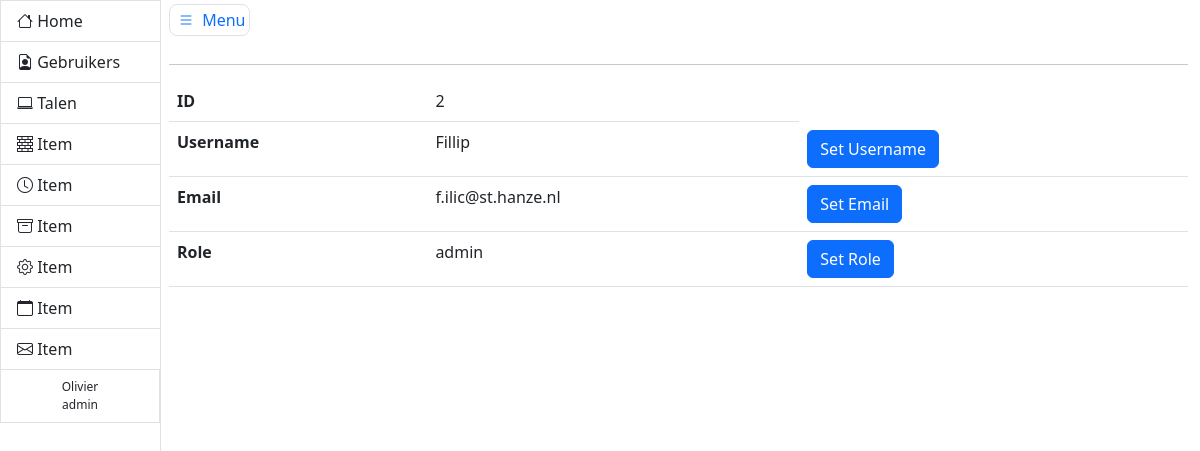
Before: /admin/gebruikers?id=2 (signed in) with the older database file.
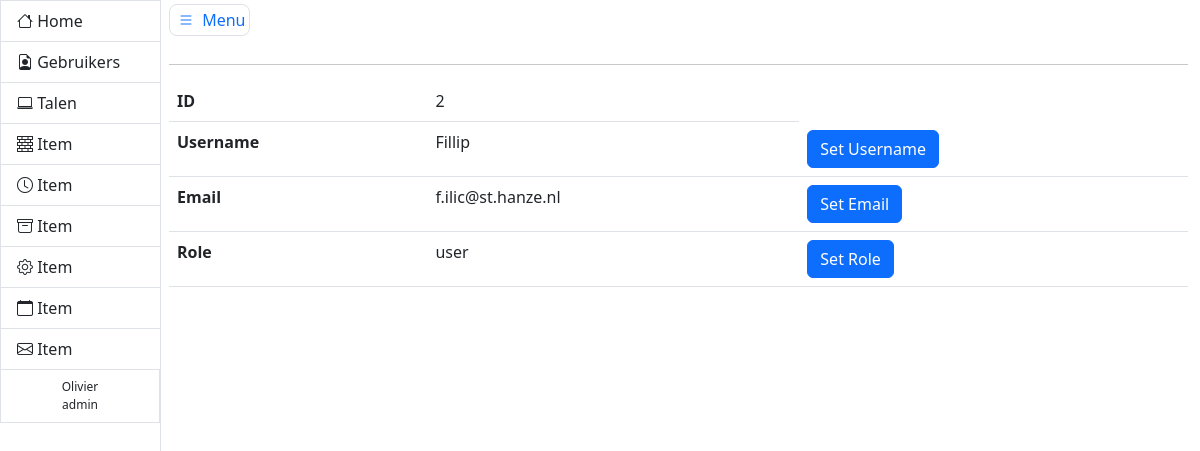
After: the same page with the newer database file.
### models.py (models this page shows, shortened)
class User(db.Model, UserMixin):
    __tablename__ = 'users'
    id = db.Column(db.Integer, primary_key=True, autoincrement=True)
    email = db.Column(db.String(), nullable=False, unique=True)
    username = db.Column(db.String(), nullable=False, unique=True)
    role = db.Column(db.String(), nullable=False, default='user')
    password_hash = db.Column(db.String(128))

### admin/views.py (the view, shortened to what this page needs)
@admin_blueprint.route('/gebruikers', methods=['GET', 'POST'])
@login_required
@admin_required
def gebruikers():
    emailform = SetEmail()
    usernameform = SetUsername()
    roleform = SetRole()
    if request.args.get('id') is not None:
        user = User.query.get(int(request.args.get('id')))
        return render_template('viewuser.html', user=user, emailform=emailform, usernameform=usernameform, roleform=roleform)
    users = User.query.all()
    print(users)
    return render_template('users.html', users=users)

### __init__.py (called while the page is built)
@login_manager.user_loader
def get_user(user_id):
    try:
        return User.query.get(int(user_id))
    except:
        return None

### admin/templates/viewuser.html (shortened to what this page needs)
{% extends 'adminbase.html' %} {% block content %} <table class="table">
  <tbody>
    <tr>
      <th scope="row">ID</th>
      <td>{{ user.id }}</td>
    </tr>
    <tr>
      <th scope="row">Username</th>
      <td>{{ user.username }}</td>
      <td>
        <button type="button" class="btn btn-primary" data-bs-toggle="modal" data-bs-target="#exampleModalUsername"> Set Username </button>
      </td>
    </tr>
    <tr>
      <th scope="row">Email</th>
      <td>{{ user.email }}</td>
      <td>
        <button type="button" class="btn btn-primary" data-bs-toggle="modal" data-bs-target="#exampleModalEmail"> Set Email </button>
      </td>
    </tr>
    <tr>
      <th scope="row">Role</th>
      <td>{{ user.role }}</td>
      <td>
        <button type="button" class="btn btn-primary" data-bs-toggle="modal" data-bs-target="#exampleModalRole"> Set Role </button>
      </td>
    </tr>
  </tbody>
</table> {% endblock %}

### admin/templates/adminbase.html (shortened to what this page needs)
<!DOCTYPE html>
<html lang="en">
<head>
    <link href="{{ url_for('static', filename='css/main.css') }}" rel="stylesheet">
    <link href="https://cdn.jsdelivr.net/npm/bootstrap@5.3.0-alpha1/dist/css/bootstrap.min.css" rel="stylesheet">
</head>
<body>
<div class="container-fluid">
    <div class="row flex-nowrap">
        <div class="col-auto px-0">
            <div id="sidebar" class="collapse collapse-horizontal show border-end">
                <div id="sidebar-nav" class="list-group border-0 rounded-0 text-sm-start min-vh-100">
                    <a href="{{ url_for('index') }}" class="list-group-item border-end-0 d-inline-block text-truncate" data-bs-parent="#sidebar"><i class="bi bi-house"></i> <span>Home</span> </a>
                    <a href="{{ url_for('admin.gebruikers') }}" class="list-group-item border-end-0 d-inline-block text-truncate" data-bs-parent="#sidebar"><i class="bi bi-file-earmark-person"></i> <span>Gebruikers</span></a>
                    <a href="{{ url_for('admin.taal') }}" class="list-group-item border-end-0 d-inline-block text-truncate" data-bs-parent="#sidebar"><i class="bi bi-laptop"></i> <span>Talen</span></a>
                    <a href="#" class="list-group-item border-end-0 d-inline-block text-truncate" data-bs-parent="#sidebar"><i class="bi bi-bricks"></i> <span>Item</span></a>
                    <a href="#" class="list-group-item border-end-0 d-inline-block text-truncate" data-bs-parent="#sidebar"><i class="bi bi-clock"></i> <span>Item</span></a>
                    <a href="#" class="list-group-item border-end-0 d-inline-block text-truncate" data-bs-parent="#sidebar"><i class="bi bi-archive"></i> <span>Item</span></a>
                    <a href="#" class="list-group-item border-end-0 d-inline-block text-truncate" data-bs-parent="#sidebar"><i class="bi bi-gear"></i> <span>Item</span></a>
                    <a href="#" class="list-group-item border-end-0 d-inline-block text-truncate" data-bs-parent="#sidebar"><i class="bi bi-calendar"></i> <span>Item</span></a>
                    <a href="#" class="list-group-item border-end-0 d-inline-block text-truncate" data-bs-parent="#sidebar"><i class="bi bi-envelope"></i> <span>Item</span></a>
                    {% if current_user.is_authenticated %}
                    <p class="copyright list-group-item d-inline-block text-truncate">{{ current_user.username }} <br> {{ current_user.role }}</p>
                    {% endif %}
                </div>
            </div>
        </div>
        <main class="col ps-md-2 pt-2">
            <a href="#" data-bs-target="#sidebar" data-bs-toggle="collapse" class="border rounded-3 p-1 text-decoration-none"><i class="bi bi-list bi-lg py-2 p-1"></i> Menu</a>
            <div class="page-header pt-3">
            </div>
            <hr>
            <div class="row">
                <div class="col-12">
                    {% block content %}
                    {% endblock %}
                </div>
            </div>
        </main>
    </div>
</div>
</body>
</html>

### static/css/main.css (style rules this page uses)
html { position: relative; min-height: 100%; }
#sidebar-nav { width: 160px; }
#sidebar { position: relative; }
.copyright { background-color: #f8f9fa; color: #6c757d; font-size: 12px; padding: 5px 10px; border-top: 1px solid #dee2e6; width: 100%; text-align: center; }

Changed rows visible on the page:
changed User "Fillip": role "admin" → "user"
